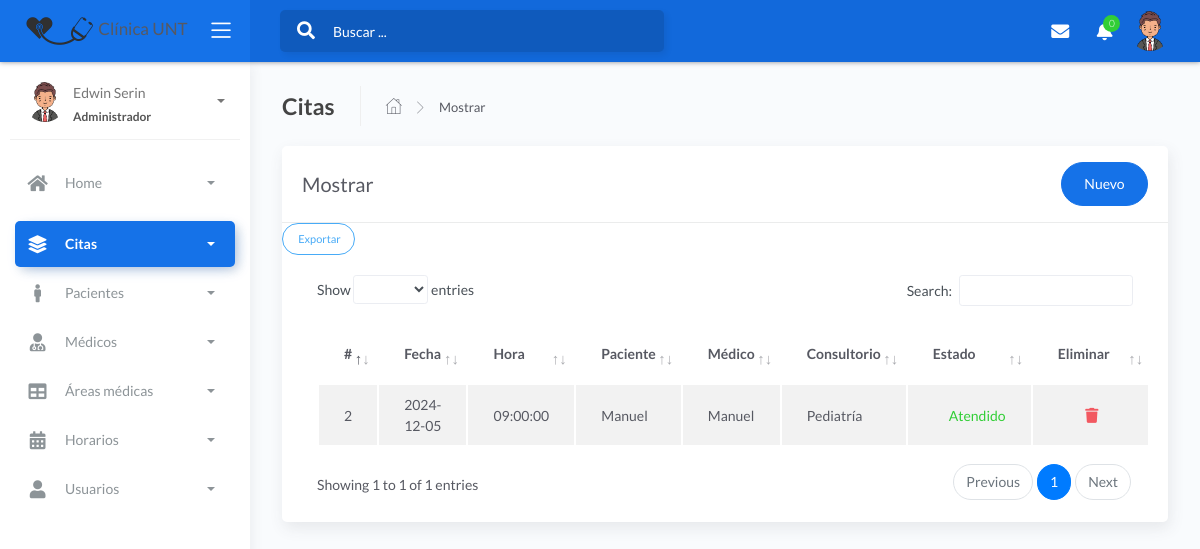
/folder/appointment.php (signed in), run on the app's committed database.
### tables this page shows
CREATE TABLE `appointment` (
  `codcit` int(11) NOT NULL,
  `dates` date NOT NULL,
  `hour` time NOT NULL,
  `codpaci` int(11) NOT NULL,
  `coddoc` int(11) NOT NULL,
  `codespe` int(11) NOT NULL,
  `estado` char(1) NOT NULL,
  `fecha_create` timestamp NOT NULL DEFAULT current_timestamp() ON UPDATE current_timestamp()
);

CREATE TABLE `customers` (
  `codpaci` int(11) NOT NULL,
  `dnipa` char(8) NOT NULL,
  `nombrep` varchar(50) NOT NULL,
  `apellidop` varchar(50) NOT NULL,
  `seguro` char(10) NOT NULL,
  `tele` char(9) NOT NULL,
  `sexo` char(15) NOT NULL,
  `usuario` varchar(15) NOT NULL,
  `clave` varchar(255) NOT NULL,
  `cargo` char(1) NOT NULL,
  `estado` varchar(15) NOT NULL,
  `fecha_create` timestamp NOT NULL DEFAULT current_timestamp() ON UPDATE current_timestamp()
);

CREATE TABLE `doctor` (
  `coddoc` int(11) NOT NULL,
  `dnidoc` char(8) NOT NULL,
  `nomdoc` varchar(50) NOT NULL,
  `apedoc` varchar(50) NOT NULL,
  `codespe` int(11) NOT NULL,
  `sexo` char(15) NOT NULL,
  `telefo` char(9) NOT NULL,
  `fechanaci` date NOT NULL,
  `correo` varchar(50) NOT NULL,
  `naciona` varchar(35) NOT NULL,
  `estado` char(15) NOT NULL,
  `fecha_create` timestamp NOT NULL DEFAULT current_timestamp() ON UPDATE current_timestamp()
);

CREATE TABLE `specialty` (
  `codespe` int(11) NOT NULL,
  `nombrees` varchar(50) NOT NULL,
  `fecha_create` timestamp NOT NULL DEFAULT current_timestamp() ON UPDATE current_timestamp()
);

### controller/appointmentcontroller.php (called while the page is built, shortened)
<?php
require_once '../model/modelappointment.php';
class appointmentcontroller{
    function mostrar(){
        $appointment=new Modelo();
        $dato=$appointment->mostrar("appointment", "1");
        require_once '../view/appointment/mostrar.php';
    }
    }

### model/modelappointment.php (called while the page is built, shortened)
<?php
class Modelo{
  private $appointment;
  private $db;
  public function __construct(){
      $this->appointment=array();
      $this->db=new PDO('mysql:host=localhost;dbname=proyecto_final',"root","");
  }
  public function mostrar($tabla,$condicion){
      $consulta="SELECT appointment.codcit, appointment.dates, appointment.hour,customers.nombrep,doctor.nomdoc, specialty.nombrees, appointment.estado, appointment.fecha_create FROM appointment INNER JOIN customers ON appointment.codpaci = customers.codpaci INNER JOIN doctor ON appointment.coddoc = doctor.coddoc INNER JOIN specialty ON appointment.codespe = specialty.codespe";
      $resultado=$this->db->query($consulta);
      while ($tabla=$resultado->fetchAll(PDO::FETCH_ASSOC)) {
          $this->appointment[]=$tabla;
      }
      return $this->appointment;
    }
}
 ?>

### view/appointment/mostrar.php (shortened to what this page needs)
<!DOCTYPE html>
<html lang="en">
<head>
	<link rel="stylesheet" href="../assets/css/bootstrap.min.css">
	<link rel="stylesheet" href="../assets/css/atlantis.min.css">
	<link rel="stylesheet" href="../assets/css/demo.css">
</head>
<body>
	<div class="wrapper">
		<div class="main-header">
			<div class="logo-header" data-background-color="blue">
				<a href="../view/admin/admin.php" class="logo">
					<img src="../assets/img/ok.png" alt="navbar brand" class="navbar-brand"> Clínica UNT</span>
				</a>
				<div class="nav-toggle">
					<button class="btn btn-toggle toggle-sidebar">
						<i class="icon-menu"></i>
					</button>
				</div>
			</div>
			<nav class="navbar navbar-header navbar-expand-lg" data-background-color="blue2">
				<div class="container-fluid">
					<div class="collapse" id="search-nav">
						<form class="navbar-left navbar-form nav-search mr-md-3">
							<div class="input-group">
								<div class="input-group-prepend">
									<button type="submit" class="btn btn-search pr-1">
										<i class="fa fa-search search-icon"></i>
									</button>
								</div>
								<input type="text" placeholder="Buscar ..." class="form-control">
							</div>
						</form>
					</div>
					<ul class="navbar-nav topbar-nav ml-md-auto align-items-center">
						<li class="nav-item dropdown hidden-caret">
							<a class="nav-link dropdown-toggle" href="#" id="messageDropdown" role="button" data-toggle="dropdown" aria-haspopup="true" aria-expanded="false">
								<i class="fa fa-envelope"></i>
							</a>
						</li>
						<li class="nav-item dropdown hidden-caret">
							<a class="nav-link dropdown-toggle" href="#" id="notifDropdown" role="button" data-toggle="dropdown" aria-haspopup="true" aria-expanded="false">
								<i class="fa fa-bell"></i>
								<span class="notification">0</span>
							</a>
						</li>
						<li class="nav-item dropdown hidden-caret">
							<a class="dropdown-toggle profile-pic" data-toggle="dropdown" href="#" aria-expanded="false">
								<div class="avatar-sm">
									<img src="../assets/img/hombre.png" alt="..." class="avatar-img rounded-circle">
								</div>
							</a>
						</li>
					</ul>
				</div>
			</nav>
		</div>
		<div class="sidebar sidebar-style-2">
			<div class="sidebar-wrapper scrollbar scrollbar-inner">
				<div class="sidebar-content">
					<div class="user">
						<div class="avatar-sm float-left mr-2">
							<img src="../assets/img/hombre.png" alt="..." class="avatar-img rounded-circle">
						</div>
						<div class="info">
							<a data-toggle="collapse" href="#collapseExample" aria-expanded="true">
								<span>
									<?php echo ucfirst($_SESSION['nombre']); ?>
									<span class="user-level">Administrador</span>
									<span class="caret"></span>
								</span>
							</a>
						</div>
					</div>
					<ul class="nav nav-primary">
						<li class="nav-item">
							<a data-toggle="collapse" href="#dashboard" class="collapsed" aria-expanded="false">
								<i class="fas fa-home"></i>
								<p>Home</p>
								<span class="caret"></span>
							</a>
						</li>
						<li class="nav-item active">
							<a data-toggle="collapse" href="#base">
								<i class="fas fa-layer-group"></i>
								<p>Citas</p>
								<span class="caret"></span>
							</a>
						</li>
						<li class="nav-item">
							<a data-toggle="collapse" href="#sidebarLayouts">
								<i class="fas fa-male"></i>
								<p>Pacientes</p>
								<span class="caret"></span>
							</a>
						</li>
						<li class="nav-item">
							<a data-toggle="collapse" href="#forms">
								<i class="fas fa-user-md"></i>
								<p>Médicos</p>
								<span class="caret"></span>
							</a>
						</li>
						<li class="nav-item">
							<a data-toggle="collapse" href="#tables">
								<i class="fas fa-table"></i>
								<p>Áreas médicas</p>
								<span class="caret"></span>
							</a>
						</li>
						<li class="nav-item">
							<a data-toggle="collapse" href="#calendar">
								<i class="fas fa-calendar-alt"></i>
								<p>Horarios</p>
								<span class="caret"></span>
							</a>
						</li>
						<li class="nav-item">
							<a data-toggle="collapse" href="#user">
								<i class="fas fa-user"></i>
								<p>Usuarios</p>
								<span class="caret"></span>
							</a>
						</li>
					</ul>
				</div>
			</div>
		</div>
		<div class="main-panel">
			<div class="content">
				<div class="page-inner">
					<div class="page-header">
						<h4 class="page-title">Citas</h4>
						<ul class="breadcrumbs">
							<li class="nav-home">
								<a href="../view/admin/admin.php">
									<i class="flaticon-home"></i>
								</a>
							</li>
							<li class="separator">
								<i class="flaticon-right-arrow"></i>
							</li>
							<li class="nav-item">
								<a href="#">Mostrar</a>
							</li>
						</ul>
					</div>
					<div class="row">
						<div class="col-md-12">
							<div class="card">
								<div class="card-header">
									<div class="d-flex align-items-center">
										<h4 class="card-title">Mostrar</h4>
										<a href="#addRowModal" class="btn btn-primary btn-round ml-auto" data-toggle="modal">Nuevo</a>
										<?php include('AgregarModal.php'); ?>
									</div>
									<div class="card-tools">
											<a href="../view/appointment/reporte.php" class="btn btn-info btn-border btn-round btn-sm mr-2">
												Exportar
											</a>
										</div>
										<div class="card-body">
										<div class="table-responsive">
										<table id="add-row" class="display table table-striped table-hover" >
											<thead>
												<tr>
													<th>#</th>
													<th>Fecha</th>
													<th>Hora</th>
													<th>Paciente</th>
													<th>Médico</th>
													<th>Consultorio</th>
													<th>Estado</th>
													<th style="width: 2%">Eliminar</th>
												</tr>
											</thead>
										  <tbody>
                          <?php
                          foreach ($dato as $key => $value){
                              foreach ($value as $va) { ?>
                           <tr>
                              <td><?php echo $va['codcit'];?></td>
                              <td><?php echo $va['dates'];?></td>
                              <td><?php echo $va['hour'];?></td>
                              <td><?php echo $va ['nombrep'];?></td>
							  <td><?php echo $va ['nomdoc'];?></td>
							  <td><?php echo $va ['nombrees'];?></td>
							   <td>
						 <?php    if($va['estado']==1)  { ?>
						  <form  method="get" action="javascript:activo('<?php echo $va['codcit']; ?>')">
							<span class="text-success pl-3">Atendido</span>
						  </form>
						<?php  }   else {?>
						  <form  method="get" action="javascript:inactivo('<?php echo $va['codcit']; ?>')">
							<button type="submit" class="btn btn-danger btn-xs">Pendiente</button>
						  </form>
						<?php  } ?>
					</td>
                              <td>
						<div class="form-button-action">
							<button href="#deleteRowModal=<?php echo $va['codcit'];?>" class="btn btn-link btn-danger btn-lg" data-toggle="modal"  title="" data-original-title="Delete Task" data-target="#deleteRowModal<?php echo $va['codcit']; ?>">
						<i class="fa fa-trash"></i>
							</button>
								</div>
													</td>
												  </tr>
												  <?php
												  }
												  }
												  ?>
											</tbody>
										</table>
						</div>
								</div>
								</div>
							</div>
						</div>
					</div>
				</div>
			</div>
		</div>
</body>
</html>

### data on the page
appointment: codcit "2", dates "2024-12-05", hour "09:00:00", codpaci.nombrep "Manuel", coddoc.nomdoc "Manuel", codespe.nombrees "Pediatría"

### other printed values
$_SESSION['nombre'] "Edwin Serin"
